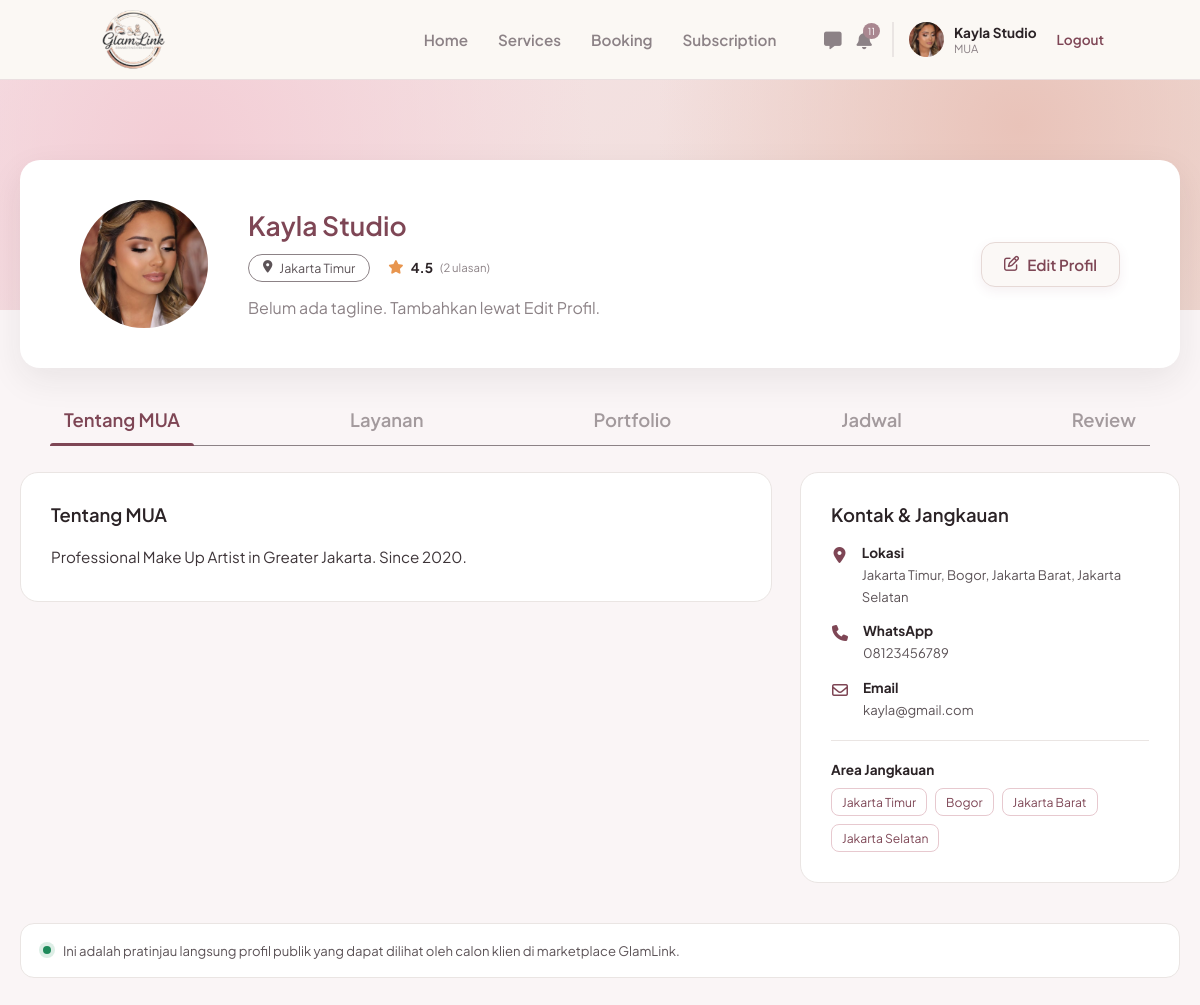
Page /mua/profil.php (signed in) on the committed database.
### tables this page shows
CREATE TABLE `users` (
  `id_user` int(11) NOT NULL,
  `nama` varchar(100) NOT NULL,
  `email` varchar(100) NOT NULL,
  `nomor_telepon` varchar(20) DEFAULT NULL,
  `nama_brand` varchar(150) DEFAULT NULL,
  `bio` text DEFAULT NULL,
  `lokasi` varchar(150) DEFAULT NULL,
  `foto_profil` varchar(255) DEFAULT NULL,
  `password` varchar(255) NOT NULL,
  `role` enum('mua','pelanggan','admin') NOT NULL,
  `dibuat_pada` timestamp NOT NULL DEFAULT current_timestamp(),
  `status_verifikasi` enum('pending','approved','rejected') NOT NULL DEFAULT 'approved',
  `alasan_tolak` varchar(255) DEFAULT NULL
);

CREATE TABLE `mua_profil` (
  `id_mua` int(11) NOT NULL,
  `tagline` varchar(150) DEFAULT NULL COMMENT 'Kalimat singkat di bawah nama brand',
  `alamat` varchar(255) DEFAULT NULL COMMENT 'Alamat studio/domisili lengkap',
  `spesialisasi` varchar(255) DEFAULT NULL COMMENT 'Dipisah koma, contoh: Pernikahan,Glam,Natural',
  `foto_sampul` varchar(255) DEFAULT NULL COMMENT 'Nama file foto cover di assets/img',
  `updated_at` timestamp NOT NULL DEFAULT current_timestamp() ON UPDATE current_timestamp()
);

### mua/profil.php (the view, shortened to what the rows shown need)
<?php
require_once '../includes/auth_mua.php';
require_once '../includes/mua_profil.php';
$tab_valid = ['tentang', 'layanan', 'portfolio', 'jadwal', 'review'];
$profil = mp_ambil_profil($koneksi, $id_mua);
$tab_aktif = in_array($_GET['tab'] ?? '', $tab_valid, true) ? $_GET['tab'] : 'tentang';
$nama_brand = $profil['nama_brand'] ?: ($profil['nama'] ?? 'MUA');
$foto_profil = mp_url_foto($profil['foto_profil'] ?? '');
$lokasi_utama = $profil['area_list'][0] ?? '';
?>
<!DOCTYPE html>
<html lang="id">
<head>
    <link rel="stylesheet" href="https://cdnjs.cloudflare.com/ajax/libs/font-awesome/6.4.0/css/all.min.css">
    <link rel="stylesheet" href="../assets/css/navbar.css">
    <link rel="stylesheet" href="../assets/css/mua_profil.css">
    <link rel="stylesheet" href="../assets/css/mua_ui.css">
</head>
<body class="pf-body">
    <?php include '../navbar.php'; ?>
    <main class="pf-main">
        <section class="pf-head-card">
            <div class="pf-avatar">
                <?php if ($foto_profil): ?>
                    <img src="<?php echo mp_e($foto_profil); ?>" alt="<?php echo mp_e($nama_brand); ?>">
                <?php else: ?>
                    <span><i class="fa-solid fa-user"></i></span>
                <?php endif; ?>
            </div>
            <div class="pf-head-info">
                <h1><?php echo mp_e($nama_brand); ?></h1>
                <div class="pf-head-meta">
                    <?php if ($lokasi_utama !== ''): ?>
                        <span class="pf-pill"><i class="fa-solid fa-location-dot"></i> <?php echo mp_e($lokasi_utama); ?></span>
                    <?php endif; ?>
                    <span class="pf-rating">
                        <i class="fa-solid fa-star"></i>
                        <b><?php echo $profil['rating_jumlah'] > 0 ? number_format($profil['rating_rata'], 1) : '-'; ?></b>
                        <small>(<?php echo $profil['rating_jumlah']; ?> ulasan)</small>
                    </span>
                </div>
                <p class="pf-tagline">
                    <?php echo !empty($profil['tagline']) ? mp_e($profil['tagline']) : '<span class="pf-muted">Belum ada tagline. Tambahkan lewat Edit Profil.</span>'; ?>
                </p>
            </div>
        </section>
        <section class="pf-panel <?php echo $tab_aktif === 'tentang' ? 'active' : ''; ?>" data-panel="tentang" role="tabpanel">
            <div class="pf-grid-about">
                <div class="pf-card">
                    <h3 class="pf-card-title">Tentang MUA</h3>
                    <div class="pf-bio">
                        <?php echo trim((string)$profil['bio']) !== '' ? nl2br(mp_e($profil['bio'])) : '<span class="pf-muted">Belum ada bio. Ceritakan pengalaman dan gaya riasmu lewat Edit Profil.</span>'; ?>
                    </div>
                </div>
                <div class="pf-card">
                    <ul class="pf-contact">
                        <li><i class="fa-solid fa-location-dot"></i><div><b>Lokasi</b><span><?php echo mp_e($profil['alamat'] ?: ($profil['lokasi'] ?: '-')); ?></span></div></li>
                        <li><i class="fa-solid fa-phone"></i><div><b>WhatsApp</b><span><?php echo mp_e($profil['nomor_telepon'] ?: '-'); ?></span></div></li>
                        <li><i class="fa-regular fa-envelope"></i><div><b>Email</b><span><?php echo mp_e($profil['email']); ?></span></div></li>
                    </ul>
                </div>
            </div>
        </section>
    </main>
</body>
</html>

### navbar.php (shortened to what the rows shown need)
<?php
$path_prefix = in_array(basename(dirname($_SERVER['PHP_SELF'])), ['mua', 'klien']) ? '../' : '';
$nav_logged_in = isset($_SESSION['status_login']) && $_SESSION['status_login'] == true;
$nav_role = isset($_SESSION['role']) ? $_SESSION['role'] : '';
if ($nav_logged_in && in_array($nav_role, ['mua', 'pelanggan']) && isset($koneksi)) {
    $id_mua_nav = $_SESSION['id_user'];
    $nav_query = mysqli_query($koneksi, "SELECT nama, nama_brand, foto_profil, status_verifikasi FROM users WHERE id_user = '$id_mua_nav'");
    $nav_profil = mysqli_fetch_assoc($nav_query);
}
?>
<header class="navbar">
    <?php if (!$nav_logged_in): ?>
        <div class="nav-links">
            <a href="<?php echo $path_prefix; ?>login.php" class="btn-text">Masuk</a>
            <a href="<?php echo $path_prefix; ?>login.php" class="btn-outline">Masuk Sebagai MUA</a>
            <a href="<?php echo $path_prefix; ?>register.php" class="btn-filled">Daftar</a>
        </div>
    <?php elseif ($nav_role == 'mua'): ?>
        <?php if (($nav_profil['status_verifikasi'] ?? 'approved') === 'approved'): ?>
        <div class="nav-menu-mua">
            <a href="<?php echo $path_prefix; ?>mua/index.php">Home</a>
            <a href="<?php echo $path_prefix; ?>mua/services.php">Services</a>
            <a href="<?php echo $path_prefix; ?>mua/booking.php">Booking</a>
            <a href="<?php echo $path_prefix; ?>mua/subscription.php">Subscription</a>
        </div>
        <?php endif; ?>
        <div class="nav-profile-mua">
            <div class="nav-icons">
                <?php
                require_once __DIR__ . '/includes/chat.php';
                ?>
                <a href="<?php echo $path_prefix; ?>mua/chat.php" class="icon-btn" title="Chat">
                    <i class="fa-solid fa-message"></i>
                </a>
                <?php
                require_once __DIR__ . '/includes/mua_notifikasi.php';
                $nav_notif_baru = isset($koneksi) ? mua_notif_jumlah_baru($koneksi, (int)$_SESSION['id_user']) : 0;
                ?>
                <a href="<?php echo $path_prefix; ?>mua/notifikasi.php" class="icon-btn" title="Notifikasi">
                    <i class="fa-solid fa-bell"></i>
                    <span class="badge" id="navNotifBadge" <?php echo $nav_notif_baru ? '' : 'hidden'; ?>><?php echo $nav_notif_baru > 99 ? '99+' : $nav_notif_baru; ?></span>
                </a>
            </div>
            <a href="<?php echo $path_prefix; ?>mua/profil.php" style="text-decoration:none;color:inherit;" title="Lihat & edit profil">
            <div class="profile-info">
                <?php if(!empty($nav_profil['foto_profil'])): ?>
                    <img src="<?php echo $path_prefix; ?>assets/img/<?php echo htmlspecialchars($nav_profil['foto_profil']); ?>" alt="Profile">
                <?php else: ?>
                    <div style="width:35px;height:35px;background:#e0d8da;border-radius:50%;display:flex;align-items:center;justify-content:center;color:#fff;font-size:0.8rem;"><i class="fa-solid fa-user"></i></div>
                <?php endif; ?>
                <div class="profile-text">
                    <span class="brand-name"><?php echo htmlspecialchars($nav_profil['nama_brand'] ?? 'Nama Brand'); ?></span>
                    <span class="role-text"><?php echo ($nav_profil['status_verifikasi'] ?? 'approved') === 'approved' ? 'MUA' : 'Belum terverifikasi'; ?></span>
                </div>
            </div>
            </a>
            <a href="<?php echo $path_prefix; ?>logout.php" class="logout-link">Logout</a>
        </div>
    <?php endif; ?>
</header>

### rows in the picture
users: foto_profil (picture), nama_brand "Kayla Studio"
mua_profil: id_mua.foto_profil (picture), id_mua.nama_brand "Kayla Studio", id_mua.id_user "2", id_mua.bio "Professional Make Up Artist in Greater Jakarta. Since 2020.", id_mua.lokasi "Jakarta Timur, Bogor, Jakarta Barat, Jakarta Selatan", id_mua.nomor_telepon "08123456789", id_mua.email "kayla@gmail.com"

### other values in the picture
$nav_notif_baru "11"
mp_e($lokasi_utama) "Jakarta Timur"
$profil['rating_rata'] "4.5"
$label "Tentang MUA"
$label "Layanan"
$label "Portfolio"
$label "Jadwal"
$label "Review"
mp_e($a) "Jakarta Timur"
mp_e($a) "Bogor"
mp_e($a) "Jakarta Barat"
mp_e($a) "Jakarta Selatan"
